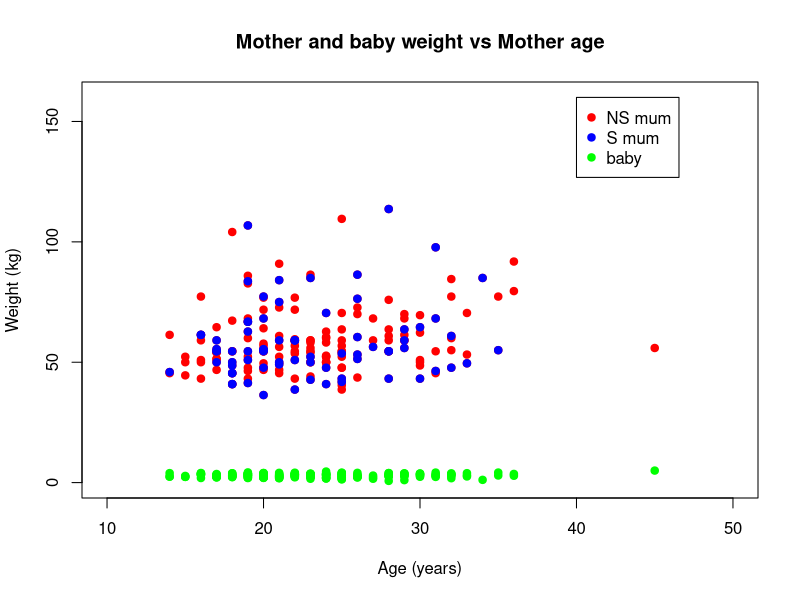
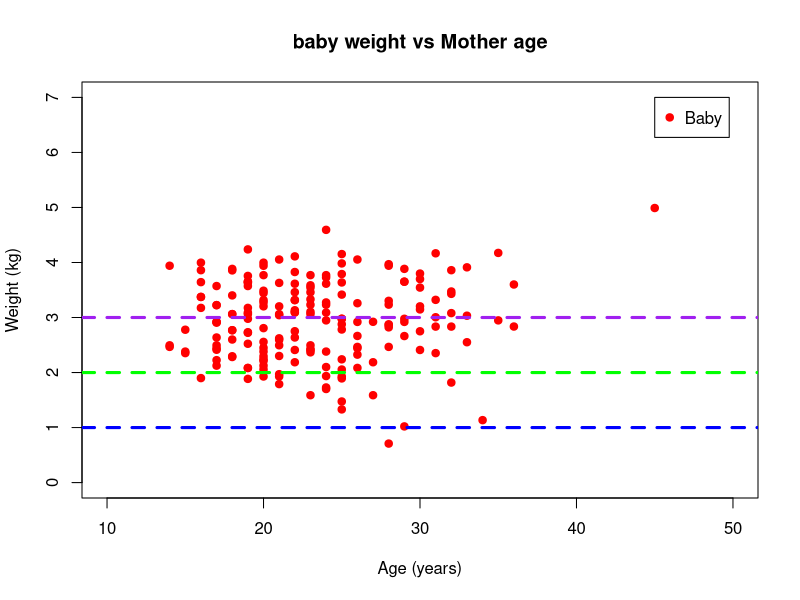
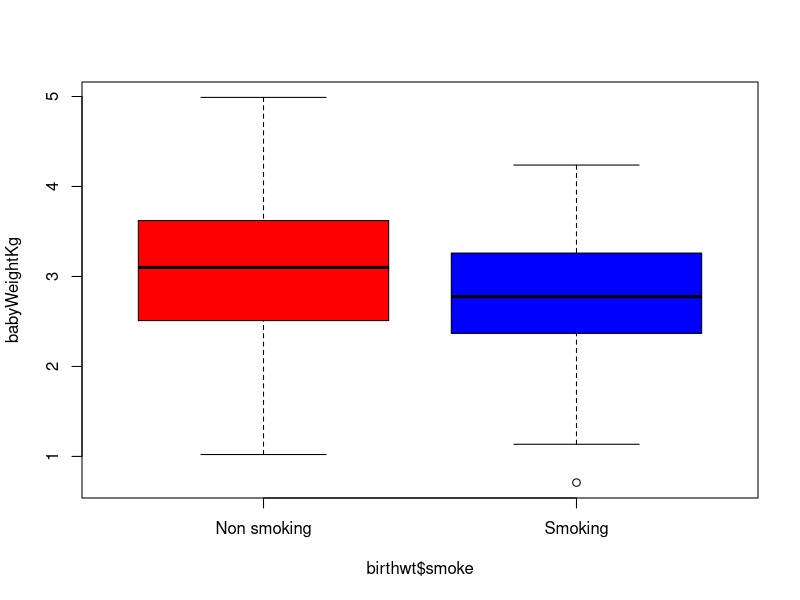
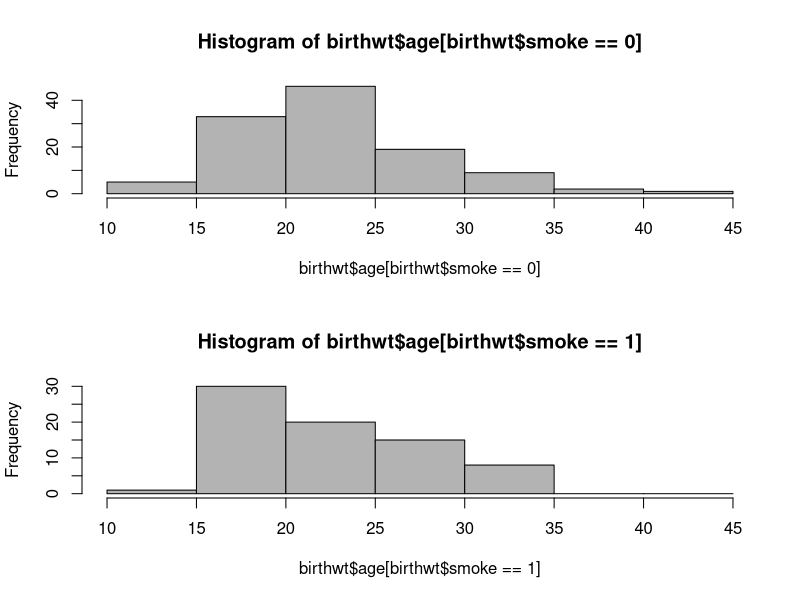
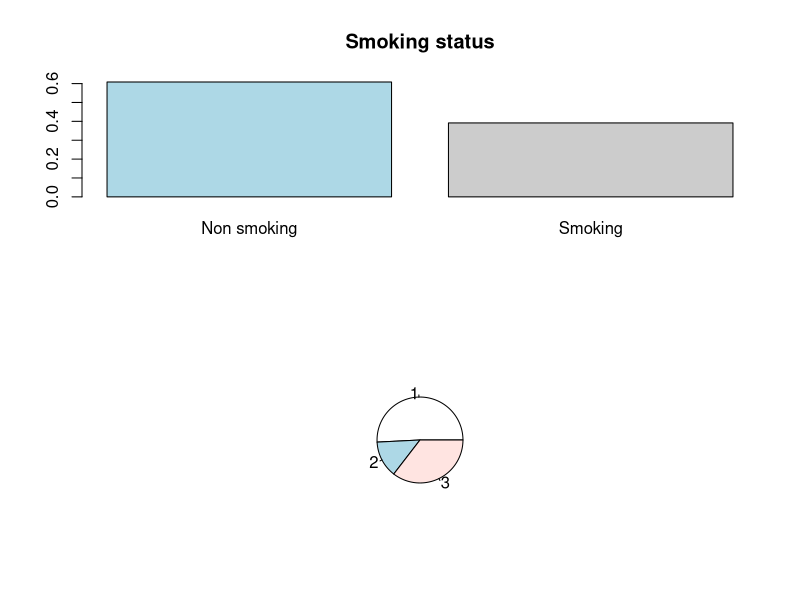
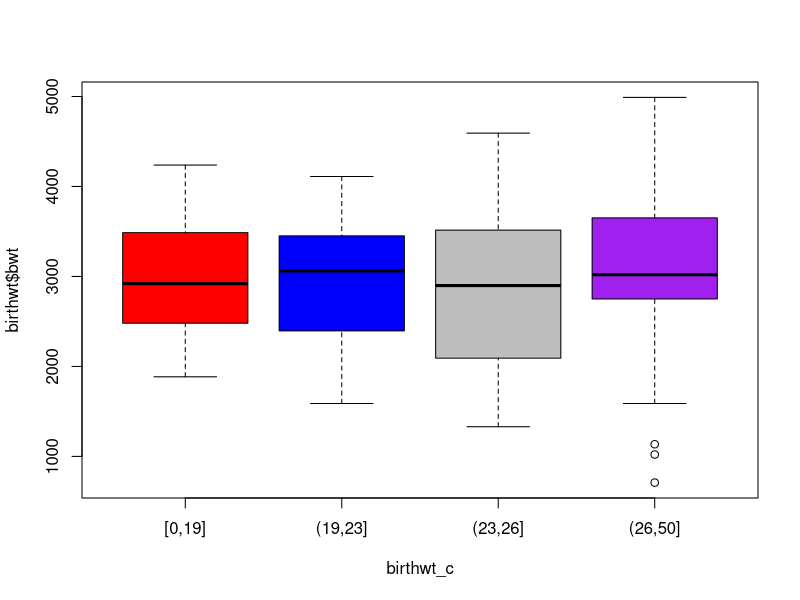
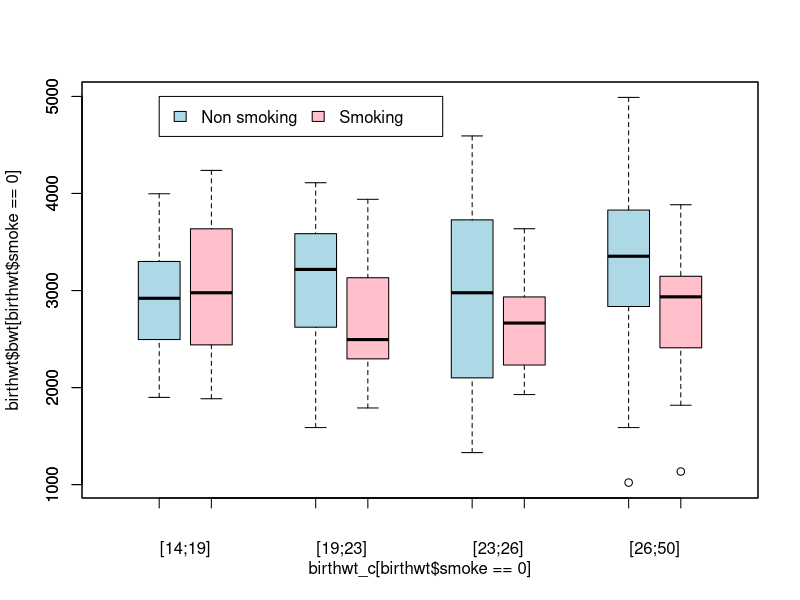

The R source for these figures, in order:
require(MASS)
data(birthwt)
View(birthwt)
#?birthwt  # Look for help

motherWeightKg <- birthwt$lwt / 2.2
babyWeightKg <- birthwt$bwt / 1000

plot(birthwt$age,
     motherWeightKg,
     col = "red",
     pch = 19,
     main = "Mother and baby weight vs Mother age",
     xlab = "Age (years)", 
     ylab = "Weight (kg)",
     xlim = c(10, 50),
     ylim = c(0, 160))
points(birthwt$age[birthwt$smoke == 1],
       motherWeightKg[birthwt$smoke == 1],
       col = "blue",
       pch = 19)
points(birthwt$age,
       babyWeightKg,
       col = "green",
       pch = 19)
legend(x = 40,
       y = 160,
       legend = c("NS mum", "S mum", "baby"),
       col = c("red", "blue", "green"),
       pch = 19)
x11()

plot(birthwt$age,
     babyWeightKg,
     col = "red",
     pch = 19,
     main = "baby weight vs Mother age",
     xlab = "Age (years)", 
     ylab = "Weight (kg)",
     xlim = c(10, 50),
     ylim = c(0, 7))
legend(x = 45,
       y = 7,
       legend = c("Baby"),
       col = c("red"),
       pch = 19)
abline(h = 1, col = "blue", lwd = 3, lty = 2)
abline(h = 2, col = "green", lwd = 3, lty = 2)
abline(h = 3, col = "purple", lwd = 3, lty = 2)

X11()
boxplot(babyWeightKg~birthwt$smoke,
        col = c("red", "blue"),
        names = c("Non smoking", "Smoking"))

x11()
par(mfrow=c(2,1))
hist(birthwt$age[birthwt$smoke==0],
     col = grey(0.7),
     breaks = seq(10, 45, by=5))
hist(birthwt$age[birthwt$smoke==1],
     col = grey(0.7),
     breaks = seq(10, 45, by=5))

barplot(table(birthwt$smoke) / sum(table(birthwt$smoke)),
        main = "Smoking status",
        col = c("lightblue", grey(0.8)),
        name = c("Non smoking", "Smoking"))

pie(table(birthwt$race))

quants <- quantile(birthwt$age, probs=c(0.25, 0.50, 0.75), na.rm = T)
birthwt_c <-cut(birthwt$age, # Transform a quantitative variable into a qualitative variable
         c(0, 19, 23, 26, 50),
         include.lowest = TRUE)

X11()
boxplot(birthwt$bwt~birthwt_c,
        col = c("red", "blue", "grey", "purple"))

graphics.off()

boxplot(birthwt$bwt[birthwt$smoke == 0]~birthwt_c[birthwt$smoke == 0],
        col = "lightblue",
        at = c(1, 4, 7, 10),
        xlim = c(0, 12),
        names=rep("", 4))
boxplot(birthwt$bwt[birthwt$smoke == 1]~birthwt_c[birthwt$smoke == 1],
        col = "pink",
        add=T,
        at=c(2, 5, 8, 11),
        names=rep("", 4))
mtext("[14;19]", 1, line=2, at=1.5)
mtext("[19;23]", 1, line=2, at=4.5)
mtext("[23;26]", 1, line=2, at=7.5)
mtext("[26;50]", 1, line=2, at=10.5)
legend(1, 5000, 
       legend=c("Non smoking", "Smoking"),
       col=c("lightblue", "pink"),
       fill=c("lightblue", "pink"),
       horiz = T)
